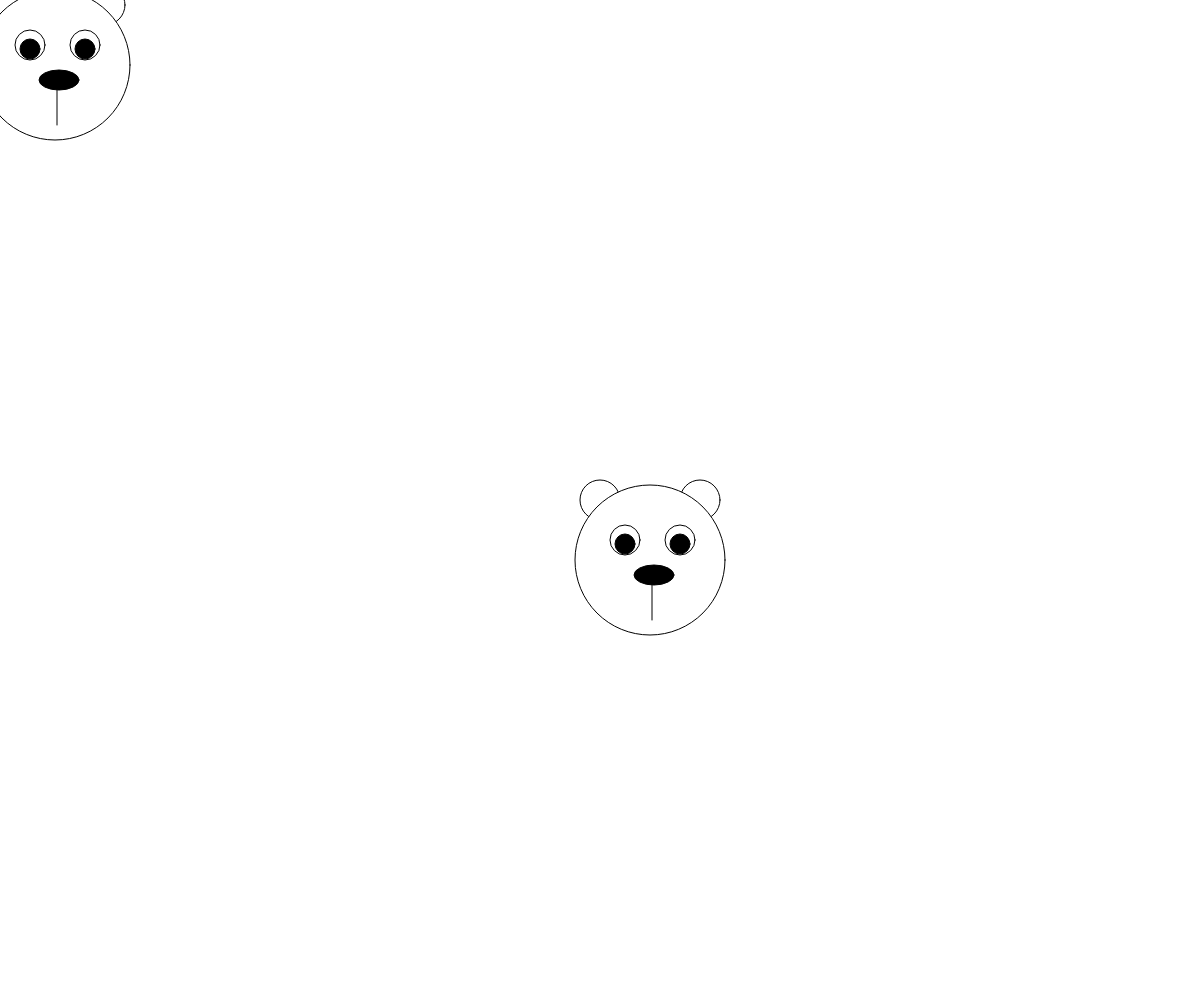
Frame 1 (no input)
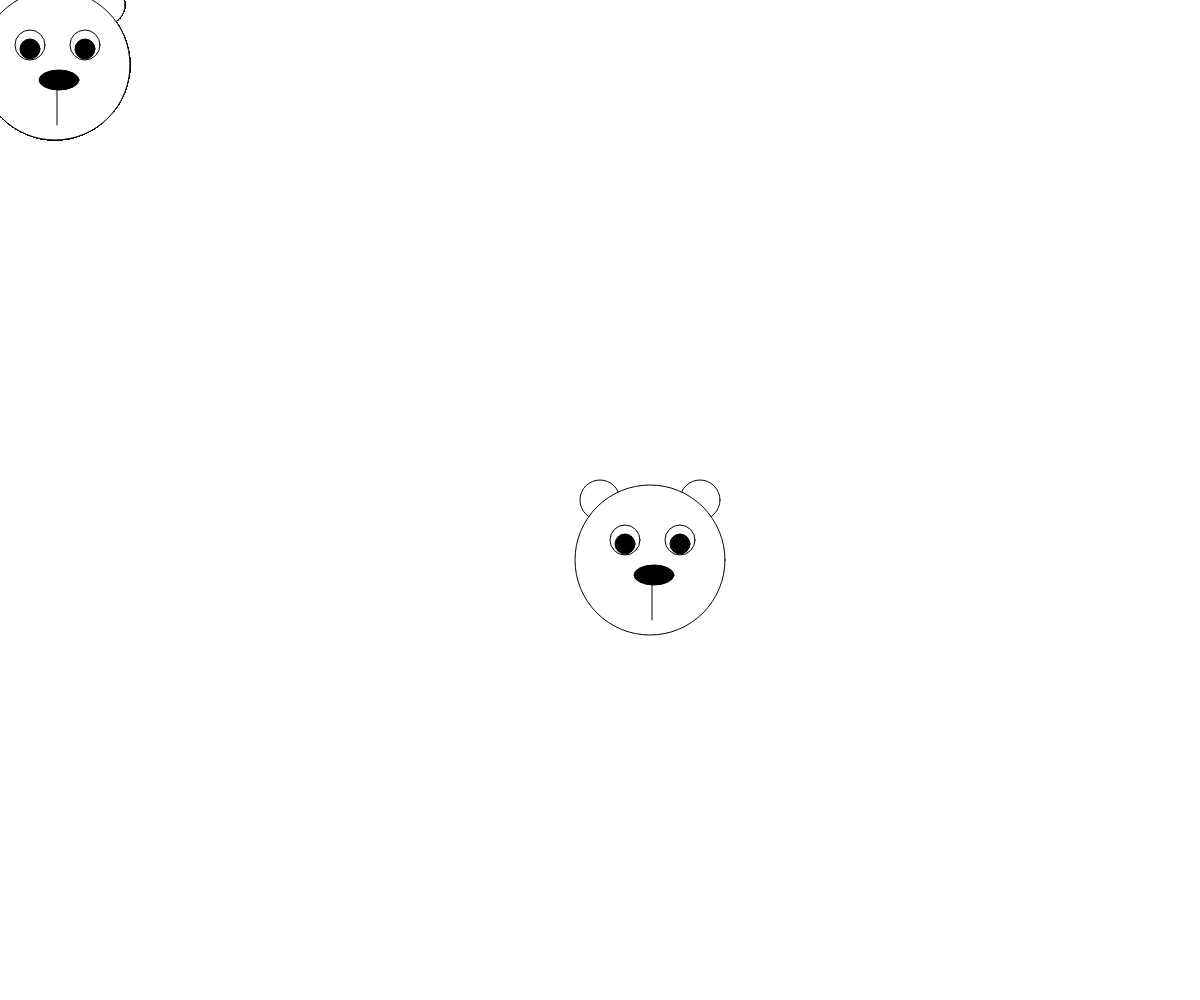
Frame 60 (no input)
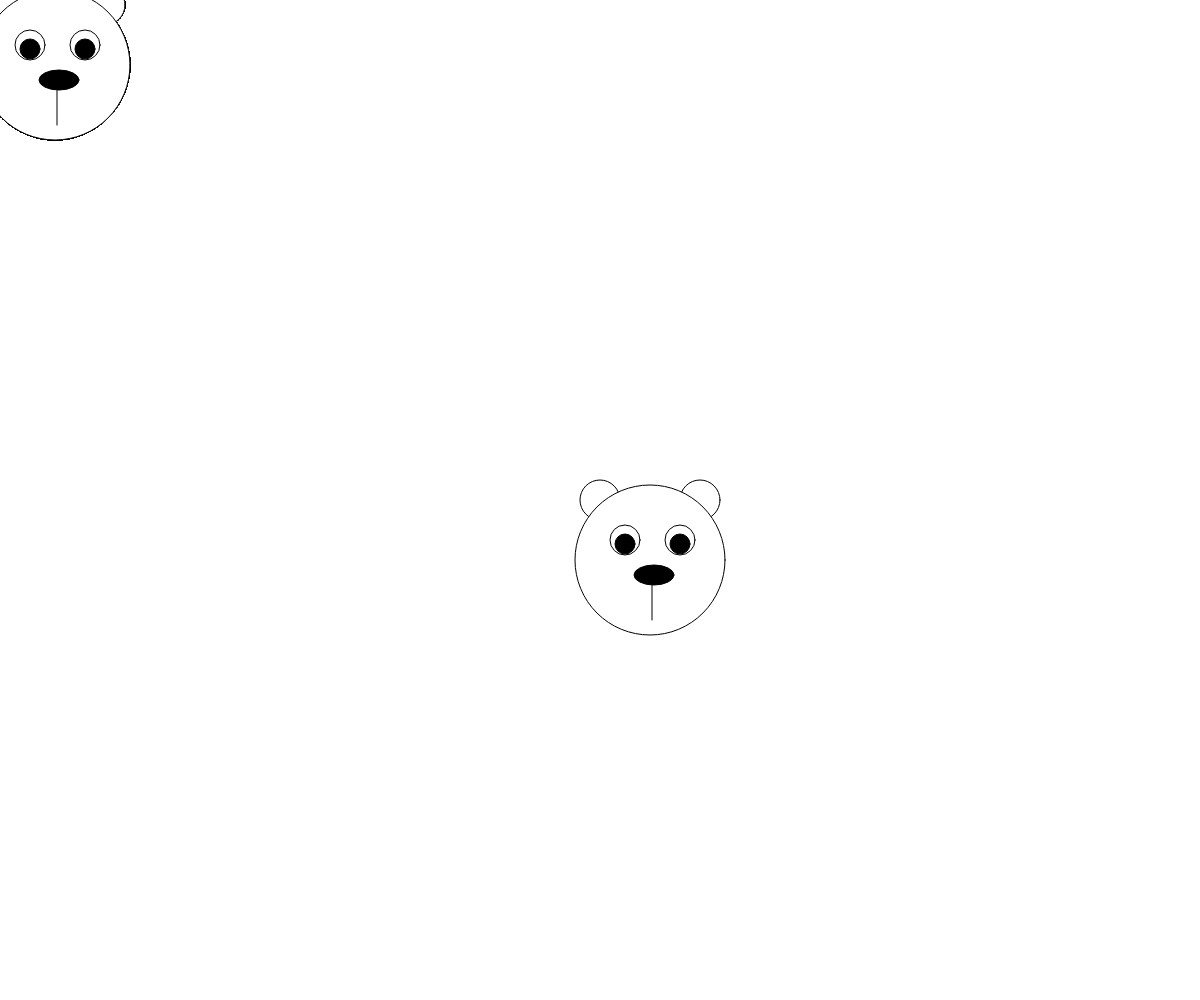
Frame 120 (the mouse pressed at the canvas centre since frame 60)

The p5.js sketch that drew these frames (run headless with seeded random() and noise() and a simulated clock; from frame 60 on, the mouse is pressed at the canvas centre):

// p5.js sketch
// ── sketch.js
const canvasWidth = window.innerWidth;
const canvasHeight = window.innerHeight; 

const creature = {x:5,y:5} 
let lx = 0;
let ly = 0;
    
function setup() {
    createCanvas(canvasWidth, canvasHeight);

    drawCreature(canvasWidth/2 +lx ,canvasHeight/2+ly);

    
}

function draw(){

   lx++;


    drawCreature(creature.x, creature.y);

}


// replace this function with YOUR creature!
function drawCreature(x,y) {
    // fill(primaryColor);
    // stroke(secondaryColor);
    // circle(x, y, width);

    // noStroke();
    // fill('black');
    // textSize(16);
    // textAlign(CENTER);
    // text("Replace with your creature", x, y);

    	//Left Ear
  fill(255);
  ellipse(x, y, 40, 40);
  
  
  //Right Ear
  ellipse(x+100, y, 40, 40);
  
  //Head
  fill(255);
  ellipse(x+50, y+60, 150, 150);
  
  //Left Eyeball
  ellipse(x+25, y+40, 30, 30);
  
  //Left Iris
  fill(0);
  ellipse(x+25, y+44, 20, 20);
  
  //Right Eyeball
  fill(255);
  ellipse(x+80, y+40, 30, 30);
  
  //Right Iris
  fill(0);
  ellipse(x+80, y+44, 20, 20);
  
	//Nose
  ellipse(x+54, y+75, 40, 20);
  
  //Mouth
  fill(0);
  line(x+52, y+80, x+52, y+120);
}

function mouseClicked(){
    creature.x = mouseX;
    creature.y = mouseY;
}
